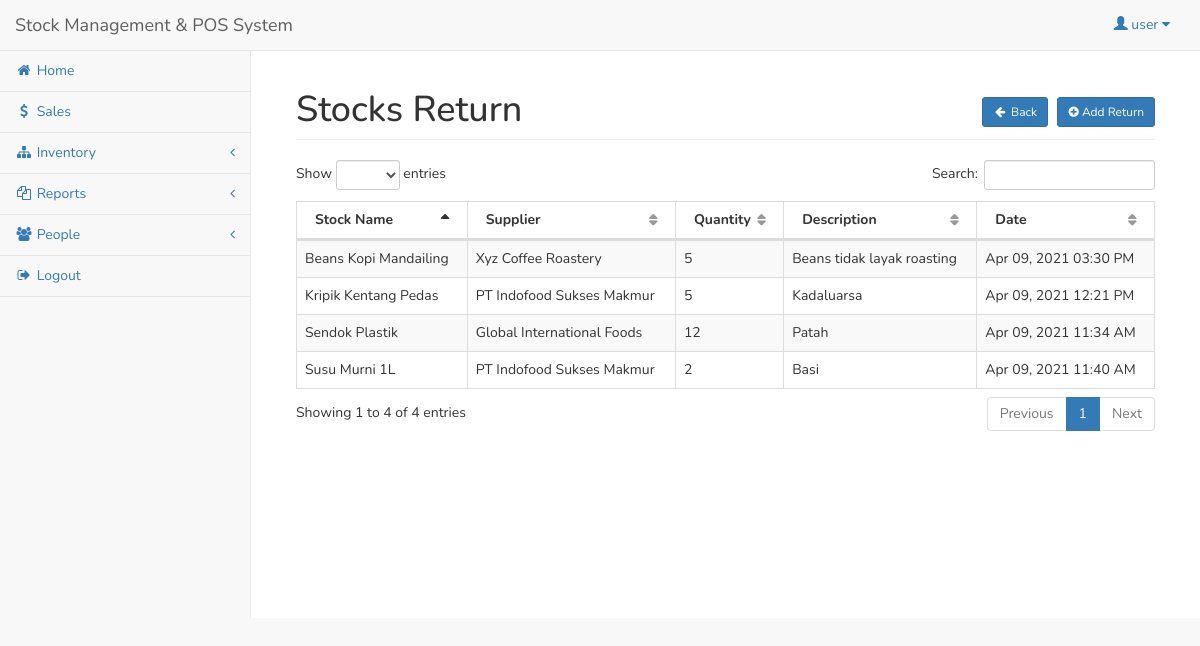
The app's page /admin/stock_return.php (signed in) with its own data.
### tables this page shows
CREATE TABLE `user` (
  `userid` int(11) NOT NULL,
  `username` varchar(30) NOT NULL,
  `password` varchar(50) NOT NULL,
  `access` int(1) NOT NULL
);

CREATE TABLE `stock_return` (
  `stock_returnid` int(11) NOT NULL,
  `stockid` int(11) NOT NULL,
  `return_qty` int(11) NOT NULL,
  `return_date` datetime NOT NULL,
  `supplierid` int(11) NOT NULL,
  `description` varchar(250) NOT NULL
);

CREATE TABLE `stock` (
  `stockid` int(11) NOT NULL,
  `stock_name` varchar(150) NOT NULL,
  `stock_price` double NOT NULL,
  `stock_qty` int(11) NOT NULL,
  `min_qty` int(11) NOT NULL,
  `supplierid` int(11) NOT NULL
);

CREATE TABLE `supplier` (
  `userid` int(11) NOT NULL,
  `company_name` varchar(50) NOT NULL,
  `company_address` varchar(150) NOT NULL,
  `contact` varchar(50) NOT NULL
);

### admin/session.php (called while the page is built, shortened)
<?php
	include('../conn.php');
	$sq=mysqli_query($conn,"select * from `user` where userid='".$_SESSION['id']."'");
	$srow=mysqli_fetch_array($sq);
	$user=$srow['username'];
?>

### admin/stock_return.php (the view, shortened to what this page needs)
<?php include('session.php'); ?>
<?php include('header.php'); ?>
<body>
<div id="wrapper">
<?php include('navbar.php'); ?>
<div style="height:50px;"></div>
<div id="page-wrapper">
<div class="container-fluid">
	<div class="row">
        <div class="col-lg-12">
            <h1 class="page-header">Stocks Return
				<span class="pull-right">
					<a href="stock.php" class="btn btn-sm btn-primary"><i class="fa fa-arrow-left fa-fw"></i> Back </a>
					<button class="btn btn-primary btn-sm" data-toggle="modal" data-target="#addstockreturn"><i class="fa fa-plus-circle"></i> Add Return </button>
				</span>
			</h1>
        </div>
    </div>
    <div class="row">
        <div class="col-lg-12">
            <table width="100%" class="table table-striped table-bordered table-hover" id="prodTable">
                <thead>
                    <tr>
                        <th>Stock Name</th>
						<th>Supplier</th>
						<th>Quantity</th>
						<th>Description</th>
						<th>Date</th>
                    </tr>
                </thead>
                <tbody>
				<?php
					$sq=mysqli_query($conn,"select * from stock_return left join supplier on supplier.userid=stock_return.supplierid left join stock on stock.stockid=stock_return.stockid order by return_date asc");
					while($sqrow=mysqli_fetch_array($sq)){
					?>
						<tr>
							<td><?php echo $sqrow['stock_name']; ?></td>
							<td><?php echo $sqrow['company_name']; ?></td>
							<td><?php echo $sqrow['return_qty']; ?></td>
							<td><?php echo $sqrow['description']; ?></td>
							<td><?php echo date('M d, Y h:i A',strtotime($sqrow['return_date'])); ?></td>
						</tr>
					<?php
					}
				?>
                </tbody>
            </table>
        </div>
    </div>
</div>
</div>
</div>
</body>
</html>

### admin/navbar.php (shortened to what this page needs)
    <nav class="navbar navbar-default navbar-fixed-top" role="navigation" style="margin-bottom: 0">
        <div class="navbar-header">
<a class="navbar-brand" href="index.php">Stock Management & POS System</a>
        </div>
        <ul class="nav navbar-top-links navbar-right">
            <li class="dropdown">
                <a class="dropdown-toggle" data-toggle="dropdown" href="#">
		<span class="glyphicon glyphicon-user"></span> <?php echo $user; ?> <i class="fa fa-caret-down"></i>
                </a>
            </li>
        </ul>
        <div class="navbar-default sidebar" role="navigation">
            <div class="sidebar-nav navbar-collapse">
                <ul class="nav" id="side-menu">
                    <li>
                        <a href="index.php"><i class="fa fa-home fa-fw"></i> Home </a>
                    </li>
                    <li>
                        <a href="sales_trans.php"><i class="fa fa-usd fa-fw"></i> Sales </a>
                    </li>
                    <li>
                        <a href="#"><i class="fa fa-sitemap fa-fw"></i> Inventory <span class="fa arrow"></span></a>
                    </li>
		<li>
                        <a href="#"><i class="fa fa-copy fa-fw"></i> Reports<span class="fa arrow"></span></a>
                    </li>
                    <li>
                        <a href="#"><i class="fa fa-users fa-fw"></i> People <span class="fa arrow"></span></a>
                    </li>
		<li><a href="#logout" data-toggle="modal"><i class="fa fa-sign-out fa-fw"></i> Logout</a></li>
                </ul>
            </div>
        </div>
    </nav>

### admin/header.php (style rules this page uses)
* { font-family: 'Nunito', sans-serif; }

### records on screen
user: username "user"
stock_return: stockid.stock_name "Sendok Plastik", supplierid.company_name "Global International Foods", return_qty "12", description "Patah", return_date "Apr 09, 2021 11:34 AM"
stock_return: stockid.stock_name "Susu Murni 1L", supplierid.company_name "PT Indofood Sukses Makmur", return_qty "2", description "Basi", return_date "Apr 09, 2021 11:40 AM"
stock_return: stockid.stock_name "Kripik Kentang Pedas", supplierid.company_name "PT Indofood Sukses Makmur", return_qty "5", description "Kadaluarsa", return_date "Apr 09, 2021 12:21 PM"
stock_return: stockid.stock_name "Beans Kopi Mandailing", supplierid.company_name "Xyz Coffee Roastery", return_qty "5", description "Beans tidak layak roasting", return_date "Apr 09, 2021 03:30 PM"
